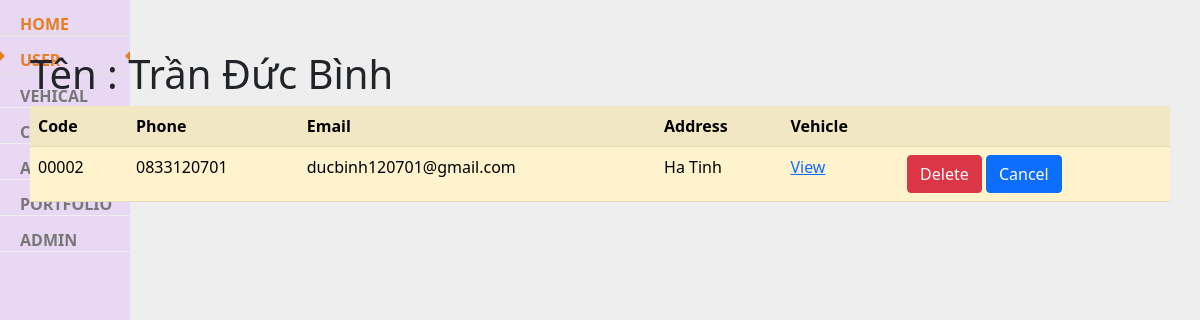
Screenshot of /parkingmanage/12 with the database file from the repository.
### parkingmanage/models.py (models this page shows, shortened)
class User(models.Model):
    code = models.TextField(max_length=10)
    name = models.TextField(max_length=255, null=True)
    phone = models.CharField(max_length=10, validators=[RegexValidator(r'^\d{1,10}$')], null=True)
    email = models.EmailField(blank=False, null=True)
    address = models.TextField(blank=True, null=True)

### parkingmanage/views.py (the view)
# urls.py: path('<int:id>', detail_view, name='detail'),
def detail_view(request, id):
    user = get_object_or_404(User, id=id)
    vehicles = Vehicle.objects.all()
    context = {'user': user,'vehicles' : vehicles}
    return render(request, 'detail.html', context)

### parkingmanage/templates/detail.html
{% extends 'base.html' %}
{% block content %}
    <h1>Tên : {{ user.name | default:'World'}}</h1>
    <table class="table table-striped table-hover; table-warning">
        <thred>
            <th>Code</th>
            <th>Phone</th>
            <th>Email</th>
            <th>Address</th>
            <th>Vehicle</th>
            <th></th>
        </thred>
        <body>
            <tr>
                <td>{{user.code}}</td>
                <td>{{user.phone}}</td>
                <td>{{user.email}}</td>
                <td>{{user.address}}</td>
                <td><a href= "{% url 'view_vehicle' user.id%}"> View </a></td>
                <td>
                    <a href="{% url 'delete' user.id%}" class="btn btn-danger"> Delete </a>
                    <a href="{{ request.META.HTTP_REFERER }}" class="btn btn-primary"> Cancel </a>
                </td>
            </tr>
        </body>
    </table>
{% endblock %}

### rows the page displays
User: name "Trần Đức Bình", code "00002", phone "0833120701", email "ducbinh120701@gmail.com", address "Ha Tinh"
